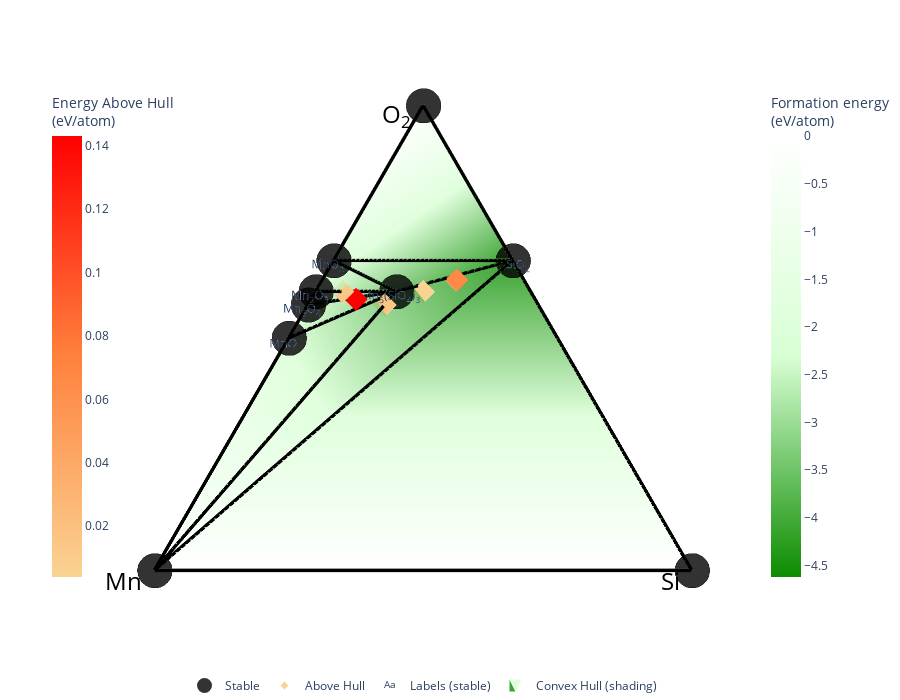

Source (notebook cell):
### Code cell
phase_diagram_3 = CompoundPhaseDiagram(entries,[Composition("Si"),
                                                Composition("Mn"),
                                                Composition("O2")])
#CompoundPhaseDiagram:-Generates phase diagrams from compounds as terminations instead of elements


#get_plot and show:- Draw the phase diagram using Plotly (or Matplotlib) and show it.

compound_plotter_3 = PDPlotter(phase_diagram_3, show_unstable=True, markerize=20)
y = compound_plotter_3.get_plot(phase_diagram_3, energy_colormap=None, label_unstable=True)
y.show()

### Figure 1 — Plotly figure (JSON) as saved in the notebook; plotly's stock layout.template omitted (floating-point values rounded to 4 significant figures)
{"data": [{"hoverinfo": "none", "line": {"color": "rgba(0,0,0,1.0)", "width": 7}, "mode": "lines", "showlegend": false, "type": "scatter3d", "x": [0.5774, 0.5196, null, 0.5774, 0.5196, null, 0.5774, 0, null, 0.433, 0.5196, null, 0.5774, 0.866, null, 0.5196, 0.5196, null, 0.433, 0.4949, null, 0.5774, 0, null, 0, 0, null, 0.5774, 0.5774, null, 0.4949, 0.5196, null, 0.433, 0, null, 0.5196, 0.4949, null, 0.5774, 0.5196, null, 0.5774, 0.866, null, 0.5196, 0, null], "y": [0.3333, 0.55, null, 0.6667, 0.7, null, 0.3333, 0, null, 0.75, 0.55, null, 0.6667, 0.5, null, 0.7, 0.55, null, 0.75, 0.7143, null, 0.3333, 1, null, 1, 0, null, 0.6667, 0.3333, null, 0.7143, 0.55, null, 0.75, 1, null, 0.7, 0.7143, null, 0.6667, 0.55, null, 0.3333, 0.5, null, 0.55, 1, null], "z": [-4.619, -3.547, null, -2.013, -2.251, null, -4.619, 0, null, -2.311, -3.547, null, -2.013, 0, null, -2.251, -3.547, null, -2.311, -2.321, null, -4.619, 0, null, 0, 0, null, -2.013, -4.619, null, -2.321, -3.547, null, -2.311, 0, null, -2.251, -2.321, null, -2.013, -3.547, null, -4.619, 0, null, -3.547, 0, null]}, {"hoverinfo": "none", "line": {"color": "rgba (0, 0, 0, 0.4)", "dash": "solid", "width": 1}, "mode": "lines", "showlegend": false, "type": "scatter3d", "x": [0.866, 0, null, 0.866, 0, null, 0.866, 0, null, 0.866, 0, null, 0, 0, null, 0, 0, null, 0.866, 0.866, null, 0, 0, null, 0, 0, null], "y": [0.5, 1, null, 0.5, 1, null, 0.5, 0, null, 0.5, 0, null, 1, 0, null, 1, 0, null, 0.5, 0.5, null, 1, 1, null, 0, 0, null], "z": [0, 0, null, -4.619, -4.619, null, 0, 0, null, -4.619, -4.619, null, 0, 0, null, -4.619, -4.619, null, 0, -4.619, null, 0, -4.619, null, 0, -4.619, null]}, {"colorbar": {"len": 0.75, "title": {"text": "Formation energy<br>(eV/atom)"}, "x": 0.9}, "colorscale": [[0, "#0c8c00"], [0.5, "#d8ffd4"], [1, "#ffffff"]], "flatshading": true, "hoverinfo": "none", "i": [12, 11, 0, 12, 0, 1, 10, 10], "intensity": [-2.311, -2.013, -2.251, -2.321, -4.619, -3.747, -3.362, -2.859, -2.669, -4.009, -3.547, 0, 0, 0], "j": [13, 1, 10, 10, 10, 10, 2, 2], "k": [4, 4, 12, 4, 3, 4, 3, 1], "lighting": {"ambient": 1, "diffuse": 0}, "name": "Convex Hull (shading)", "opacity": 0.8, "showlegend": true, "type": "mesh3d", "x": [0.433, 0.5774, 0.5196, 0.4949, 0.5774, 0.5196, 0.4949, 0.5052, 0.5196, 0.5413, 0.5196, 0.866, 0, 0], "y": [0.75, 0.6667, 0.7, 0.7143, 0.3333, 0.5, 0.5714, 0.625, 0.65, 0.4375, 0.55, 0.5, 1, 0], "z": [-2.311, -2.013, -2.251, -2.321, -4.619, -3.747, -3.362, -2.859, -2.669, -4.009, -3.547, 0, 0, 0]}, {"hoverinfo": "skip", "mode": "text", "name": "Labels (stable)", "opacity": 1, "showlegend": true, "text": ["SiO<sub>2</sub>", "Mn<sub>5</sub>(SiO<sub>4</sub>)<sub>3</sub>", "MnO<sub>2</sub>", "Mn<sub>2</sub>O<sub>3</sub>", "MnO", "Mn<sub>3</sub>O<sub>4</sub>"], "textposition": ["middle center", "middle center", "middle center", "middle center", "middle center", "middle center"], "type": "scatter3d", "visible": true, "x": [0.5674, 0.5096, 0.5674, 0.5096, 0.423, 0.4849], "y": [0.3233, 0.56, 0.6767, 0.71, 0.76, 0.7243], "z": [-4.158, -3.085, -1.551, -1.789, -1.849, -1.859]}, {"hoverinfo": "text", "hoverlabel": {"font": {"size": 14}}, "hovertext": ["MnSiO<sub>3</sub> (None) <br> -3.747 eV/atom (+0.004 eV/atom)", "Mn<sub>2</sub>SiO<sub>4</sub> (None) <br> -3.362 eV/atom (+0.016 eV/atom)", "Mn<sub>4</sub>SiO<sub>7</sub> (None) <br> -2.859 eV/atom (+0.143 eV/atom)", "Mn<sub>7</sub>SiO<sub>12</sub> (None) <br> -2.669 eV/atom (+0.014 eV/atom)", "MnSi<sub>2</sub>O<sub>5</sub> (None) <br> -4.009 eV/atom (+0.067 eV/atom)"], "marker": {"color": [0.004, 0.016, 0.143, 0.014, 0.067], "colorbar": {"len": 0.75, "title": {"text": "Energy Above Hull<br>(eV/atom)"}, "x": 0.05}, "colorscale": [[0, "#fad393"], [0.5, "#ff813d"], [1, "#ff0000"]], "size": 6, "symbol": "diamond"}, "mode": "markers", "name": "Above Hull", "showlegend": true, "type": "scatter3d", "x": [0.5196, 0.4949, 0.5052, 0.5196, 0.5413], "y": [0.5, 0.5714, 0.625, 0.65, 0.4375], "z": [-3.747, -3.362, -2.859, -2.669, -4.009]}, {"error_z": {"array": [0, 0, 0, 0, 0, 0, 0, 0, 0], "color": "darkgray", "thickness": 5, "type": "data", "width": 10}, "hoverinfo": "text", "hoverlabel": {"font": {"size": 14}}, "hovertext": ["SiO<sub>2</sub> (None) <br> -4.619 eV/atom", "Mn<sub>5</sub>(SiO<sub>4</sub>)<sub>3</sub> (None) <br> -3.547 eV/atom", "MnO<sub>2</sub> (None) <br> -2.013 eV/atom", "Mn<sub>2</sub>O<sub>3</sub> (None) <br> -2.251 eV/atom", "Si (None) <br> 0.0 eV/atom", "MnO (None) <br> -2.311 eV/atom", "O<sub>2</sub> (None) <br> 0.0 eV/atom", "Mn<sub>3</sub>O<sub>4</sub> (None) <br> -2.321 eV/atom", "Mn (None) <br> 0.0 eV/atom"], "marker": {"color": "black", "line": {"color": "black", "width": 3}, "opacity": 0.8, "size": 12}, "mode": "markers", "name": "Stable", "showlegend": true, "type": "scatter3d", "x": [0.5774, 0.5196, 0.5774, 0.5196, 0, 0.433, 0.866, 0.4949, 0], "y": [0.3333, 0.55, 0.6667, 0.7, 0, 0.75, 0.5, 0.7143, 1], "z": [-4.619, -3.547, -2.013, -2.251, 0, -2.311, 0, -2.321, 0]}], "layout": {"autosize": true, "height": 700, "hovermode": "closest", "legend": {"orientation": "h", "traceorder": "reversed", "x": 0.5, "xanchor": "center", "y": 0, "yanchor": "top"}, "margin": {"b": 10, "l": 0, "pad": 0, "r": 0, "t": 0}, "paper_bgcolor": "rgba(0,0,0,0)", "plot_bgcolor": "rgba(0,0,0,0)", "scene": {"annotations": [{"align": "center", "font": {"color": "#000000", "size": 24}, "opacity": 1, "showarrow": false, "text": "Si", "x": 0, "xanchor": "right", "xshift": -10, "y": 0, "yanchor": "auto", "yshift": -10, "z": -4.158}, {"align": "center", "font": {"color": "#000000", "size": 24}, "opacity": 1, "showarrow": false, "text": "O<sub>2</sub>", "x": 0.866, "xanchor": "right", "xshift": -10, "y": 0.5, "yanchor": "auto", "yshift": -10, "z": -4.158}, {"align": "center", "font": {"color": "#000000", "size": 24}, "opacity": 1, "showarrow": false, "text": "Mn", "x": 0, "xanchor": "right", "xshift": -10, "y": 1, "yanchor": "auto", "yshift": -10, "z": -4.158}, {"opacity": 0, "text": "", "x": 1, "y": 1, "z": 0}], "aspectratio": {"x": 1.7, "y": 1.7, "z": 1.2}, "camera": {"center": {"x": -0.1, "y": 0, "z": -0.15}, "eye": {"x": -0.1, "y": 0, "z": 2.5}, "projection": {"type": "orthographic"}}, "xaxis": {"autorange": true, "showaxeslabels": false, "showgrid": false, "showline": false, "showspikes": false, "showticklabels": false, "ticks": "", "visible": false, "zeroline": false}, "yaxis": {"autorange": true, "showaxeslabels": false, "showgrid": false, "showline": false, "showspikes": false, "showticklabels": false, "ticks": "", "visible": false, "zeroline": false}, "zaxis": {"autorange": true, "showaxeslabels": false, "showgrid": false, "showline": false, "showspikes": false, "showticklabels": false, "ticks": "", "visible": false, "zeroline": false}}, "showlegend": true}}
